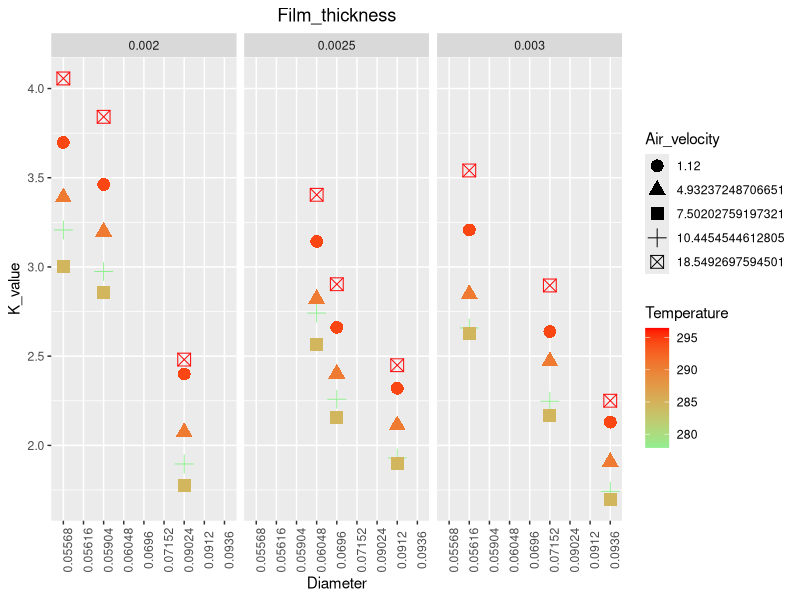

Write R code to recreate this figure.
## ---- chunk 1
#######Library##############
getwd()
library(readxl)
library(readr)
library(ggplot2)
library(tidyr)
library(tidyverse)
library(ggpubr)
library(purrr)
## ---- chunk 2
Packaging_data <- read_excel("Packaging.xlsx")
## ---- chunk 3
#####ANOVA-Model & Interactions#########
anova(aov(K_value~Film_thickness*Diameter*Air_velocity*Temperature, data=Packaging_data))
## ---- chunk 4
######strings#######
Packaging_data$Film_thickness <- as.factor(Packaging_data$Film_thickness)
Packaging_data$Diameter <- as.factor(Packaging_data$Diameter)
Packaging_data$Air_velocity <- as.factor(Packaging_data$Air_velocity)
## ---- chunk 5
######ggplot2_graph#########
ggplot(Packaging_data, aes(x=Diameter, y=K_value, colour=Temperature, shape=Air_velocity))+        
  geom_point(size = 4)+
  facet_grid(cols = vars(Film_thickness))+
  theme(axis.text.x = element_text(angle=90))+
  ggtitle("Film_thickness")+
  scale_color_gradient(low="light green", high="red")+
  theme(plot.title = element_text(hjust = 0.5))
